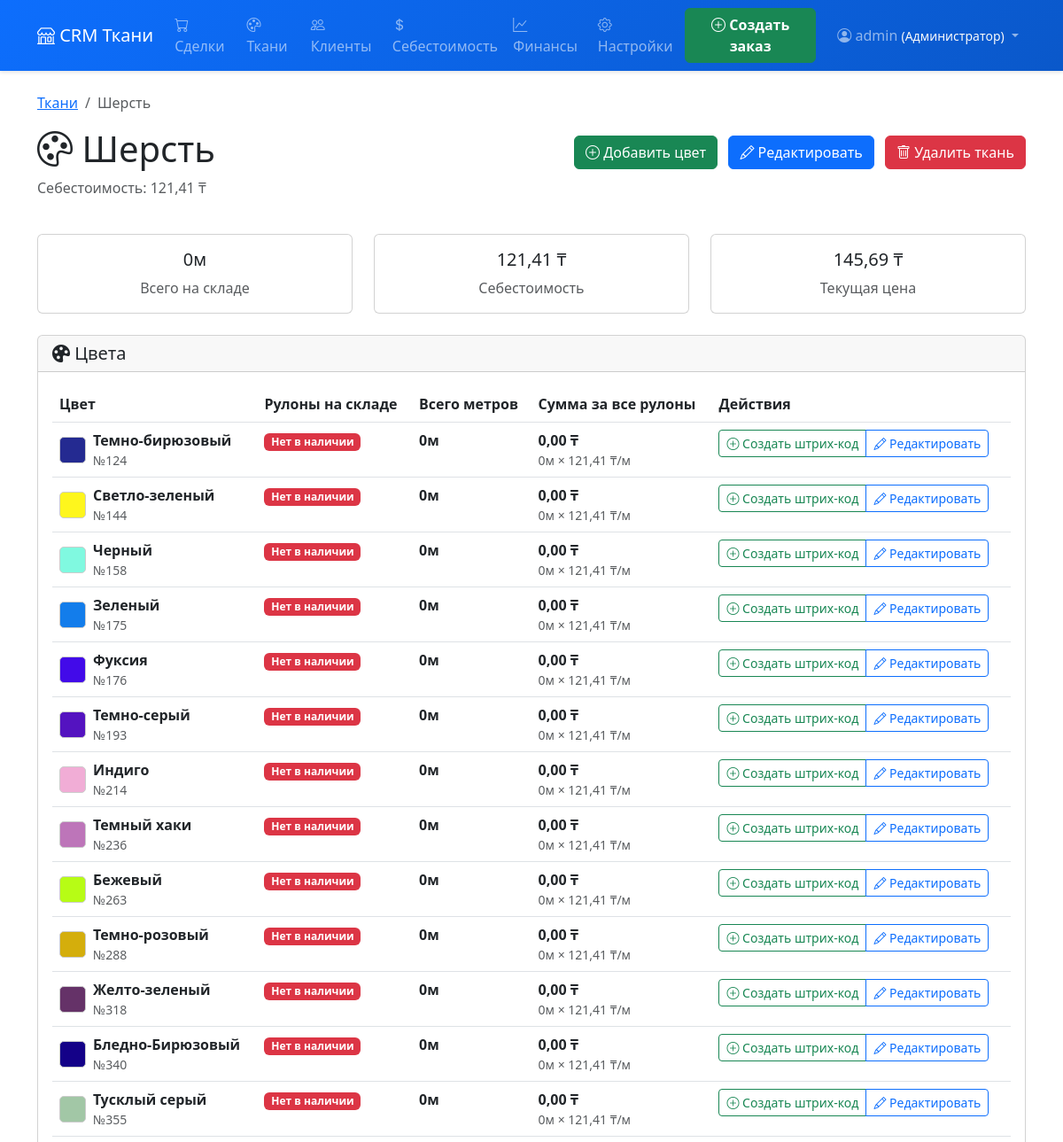
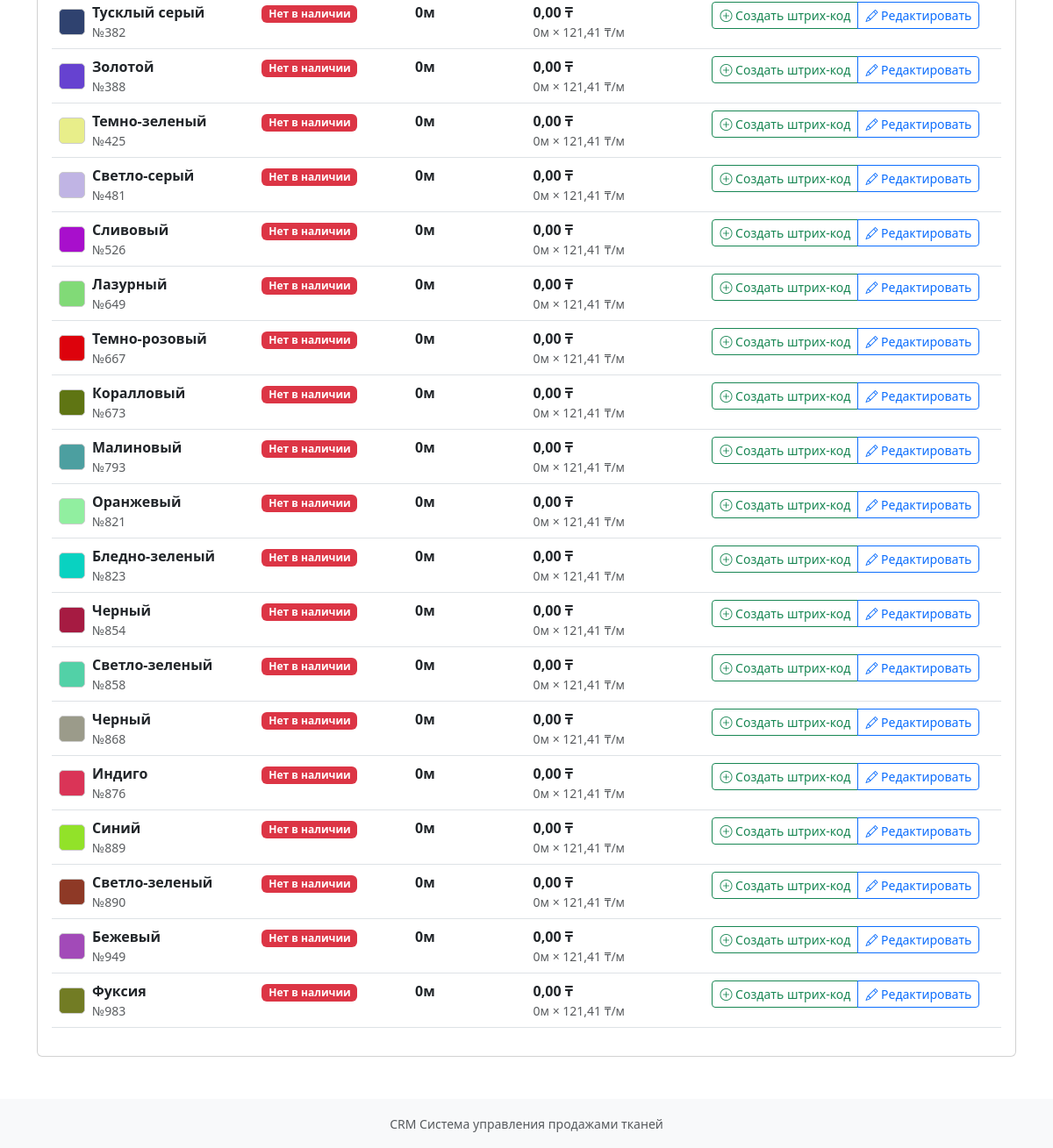
The page /fabrics/7/ (signed in) on the database its author committed (2 pictures, top to bottom).
### core/models.py (models this page shows, shortened)
class UserProfile(models.Model):
    ROLE_CHOICES = [
        ('admin', 'Администратор'),
        ('accountant', 'Бухгалтер'),
        ('warehouse', 'Складовщик')
    ]
    user = models.OneToOneField(User, on_delete=models.CASCADE, verbose_name="Пользователь")
    role = models.CharField(
        max_length=20,
        choices=ROLE_CHOICES,
        verbose_name="Роль"
    )
    class Meta:
        verbose_name = "Профиль пользователя"
        verbose_name_plural = "Профили пользователей"
    @property
    def can_manage_users(self):
        return self.role == 'admin'
    @property
    def can_view_financial_analytics(self):
        return self.role == 'admin'
    @property
    def is_warehouse_only(self):
        return self.role == 'warehouse'

### fabrics/models.py (models this page shows, shortened)
class Fabric(models.Model):
    name = models.CharField(max_length=200, verbose_name="Название ткани")
    description = models.TextField(
        blank=True,
        verbose_name="Описание",
        help_text="Дополнительное описание ткани"
    )
    cost_price = models.DecimalField(
        max_digits=10,
        decimal_places=2,
        verbose_name="Себестоимость",
        help_text="Себестоимость ткани (применяется ко всем цветам)"
    )
    selling_price = models.DecimalField(
        max_digits=10,
        decimal_places=2,
        verbose_name="Цена продажи",
        help_text="Цена, по которой ткань продается клиентам",
        null=True, blank=True
    )
    created_at = models.DateTimeField(auto_now_add=True, verbose_name="Дата создания")
    class Meta:
        verbose_name = "Ткань"
        verbose_name_plural = "Ткани"
        ordering = ['name']
    @property
    def total_width_meters(self):
        total = 0
        for color in self.fabriccolor_set.all():
            total += color.total_width_meters
        return total
    @property
    def total_width_meters_formatted(self):
        total = self.total_width_meters
        if total == 0:
            return "0м"
        formatted = f"{total:.2f}".rstrip('0').rstrip('.')
        return f"{formatted}м"
    @property
    def deals_count(self):
        from deals.models import DealItem
        return DealItem.objects.filter(fabric_color__fabric=self).count()

class FabricColor(models.Model):
    fabric = models.ForeignKey(Fabric, on_delete=models.CASCADE, verbose_name="Ткань")
    color_name = models.CharField(max_length=100, verbose_name="Название цвета")
    color_number = models.CharField(max_length=50, verbose_name="Номер цвета", blank=True)
    color_hex = models.CharField(
        max_length=7,
        verbose_name="HEX код цвета",
        help_text="Цвет для визуального отображения (например, #FF0000)"
    )
    created_at = models.DateTimeField(auto_now_add=True, verbose_name="Дата создания")
    class Meta:
        verbose_name = "Цвет ткани"
        verbose_name_plural = "Цвета тканей"
        unique_together = ['fabric', 'color_number']
        ordering = ['fabric__name', 'color_number']
    @property
    def total_width_meters(self):
        total = FabricRoll.objects.filter(fabric_color=self, is_active=True).aggregate(
            total=models.Sum('width_meters')
        )['total']
        return total or 0
    @property
    def total_width_meters_formatted(self):
        total = self.total_width_meters
        if total == 0:
            return "0м"
        formatted = f"{total:.2f}".rstrip('0').rstrip('.')
        return f"{formatted}м"
    @property
    def active_rolls_simple(self):
        rolls = FabricRoll.objects.filter(fabric_color=self, is_active=True).values_list('width_meters', flat=True).order_by('width_meters')
        return [str(int(roll)) if roll == int(roll) else str(roll) for roll in rolls]
    @property
    def total_value(self):
        return self.total_width_meters * self.fabric.cost_price

### fabrics/views.py (the view)
# urls.py: path('<int:fabric_id>/', views.fabric_detail, name='fabric_detail'),
@login_required
def fabric_detail(request, fabric_id):
    fabric = get_object_or_404(Fabric, id=fabric_id)
    colors_with_rolls = []
    colors_without_rolls = []
    for color in fabric.fabriccolor_set.all():
        has_rolls = FabricRoll.objects.filter(
            fabric_color=color,
            is_active=True
        ).exists()
        if has_rolls:
            colors_with_rolls.append(color)
        else:
            colors_without_rolls.append(color)
    colors_with_rolls.sort(key=lambda x: x.color_number)
    colors_without_rolls.sort(key=lambda x: x.color_number)
    sorted_colors = colors_with_rolls + colors_without_rolls
    context = {
        'fabric': fabric,
        'colors': sorted_colors,
    }
    return render(request, 'fabrics/fabric_detail.html', context)

### deals/templatetags/deal_filters.py (called while the page is built)
@register.filter
def format_price(value):
    if value is None:
        return "0,00"
    try:
        if isinstance(value, str):
            value = float(value.replace(',', '.'))
        else:
            value = float(value)
        formatted = f"{value:.2f}"
        if '.' in formatted:
            integer_part, decimal_part = formatted.split('.')
        else:
            integer_part = formatted
            decimal_part = '00'
        if len(integer_part) > 3:
            groups = []
            for i in range(len(integer_part), 0, -3):
                start = max(0, i - 3)
                groups.insert(0, integer_part[start:i])
            integer_part = ' '.join(groups)
        return f"{integer_part},{decimal_part}"
    except (ValueError, TypeError):
        return "0,00"

### templates/fabrics/fabric_detail.html (shortened to what this page needs)
{% extends 'base.html' %}
{% load deal_filters %}
{% block content %}
<div class="d-flex justify-content-between align-items-center mb-4">
    <div>
        <nav aria-label="breadcrumb">
            <ol class="breadcrumb">
                <li class="breadcrumb-item"><a href="{% url 'fabrics:fabric_list' %}">Ткани</a></li>
                <li class="breadcrumb-item active">{{ fabric.name }}</li>
            </ol>
        </nav>
        <h1><i class="bi bi-palette"></i> {{ fabric.name }}</h1>
        {% if user.userprofile.role == 'admin' %}
            <p class="text-muted">Себестоимость: {{ fabric.cost_price|format_price }} ₸</p>
        {% endif %}
    </div>
    {% if user.userprofile.role == 'admin' %}
        <div>
            <a href="{% url 'fabrics:color_create' fabric.id %}" class="btn btn-success me-2">
                <i class="bi bi-plus-circle"></i> Добавить цвет
            </a>
            <a href="{% url 'fabrics:fabric_edit' fabric.id %}" class="btn btn-primary me-2">
                <i class="bi bi-pencil"></i> Редактировать
            </a>
            <button class="btn btn-danger"
                    data-fabric-id="{{ fabric.id }}"
                    data-fabric-name="{{ fabric.name|escapejs }}"
                    data-deals-count="{{ fabric.deals_count }}"
                    data-colors-count="{{ fabric.fabriccolor_set.count }}"
                    onclick="confirmDeleteFabric(this)">
                <i class="bi bi-trash"></i> Удалить ткань
            </button>
        </div>
    {% endif %}
</div>
<div class="row mb-4">
    <div class="col-md-4">
        <div class="card text-center">
            <div class="card-body">
                <h5 class="card-title">{{ fabric.total_width_meters_formatted }}</h5>
                <p class="card-text text-muted">Всего на складе</p>
            </div>
        </div>
    </div>
    {% if user.userprofile.role == 'admin' %}
        <div class="col-md-4">
            <div class="card text-center">
                <div class="card-body">
                    <h5 class="card-title">{{ fabric.cost_price|format_price }} ₸</h5>
                    <p class="card-text text-muted">Себестоимость</p>
                </div>
            </div>
        </div>
        <div class="col-md-4">
            <div class="card text-center">
                <div class="card-body">
                    <h5 class="card-title">{{ fabric.selling_price|format_price }} ₸</h5>
                    <p class="card-text text-muted">Текущая цена</p>
                </div>
            </div>
        </div>
    {% endif %}
</div>
<div class="card">
    <div class="card-header">
        <h5 class="mb-0"><i class="bi bi-palette-fill"></i> Цвета</h5>
    </div>
    <div class="card-body">
        {% if colors %}
            <div class="table-responsive">
                <table class="table table-hover">
                    <thead>
                        <tr>
                            <th>Цвет</th>
                            <th>Рулоны на складе</th>
                            <th>Всего метров</th>
                            {% if user.userprofile.role == 'admin' %}
                                <th>Сумма за все рулоны</th>
                            {% endif %}
                            <th>Действия</th>
                        </tr>
                    </thead>
                    <tbody>
                        {% for color in colors %}
                            <tr>
                                <td>
                                    <div class="d-flex align-items-center">
                                        <div class="color-cube me-2"
                                             style="width: 30px; height: 30px; background-color: {{ color.color_hex }}; border: 1px solid #ccc; border-radius: 5px;">
                                        </div>
                                        <div>
                                            <strong>{{ color.color_name }}</strong>
                                            <div class="small text-muted">№{{ color.color_number }}</div>
                                        </div>
                                    </div>
                                </td>
                                <td>
                                    {% with rolls=color.active_rolls_simple %}
                                        {% if rolls %}
                                            <div class="d-flex align-items-center">
                                                <span class="badge bg-success me-2">{{ rolls|length }}</span>
                                                <span class="fw-bold">{{ rolls|join:" " }}</span>
                                            </div>
                                        {% else %}
                                            <span class="badge bg-danger">Нет в наличии</span>
                                        {% endif %}
                                    {% endwith %}
                                </td>
                                <td>
                                    <strong>{{ color.total_width_meters_formatted }}</strong>
                                </td>
                                {% if user.userprofile.role == 'admin' %}
                                    <td>
                                        <strong>{{ color.total_value|format_price }} ₸</strong>
                                        <div class="small text-muted">
                                            {{ color.total_width_meters_formatted }} × {{ color.fabric.cost_price|format_price }} ₸/м
                                        </div>
                                    </td>
                                {% endif %}
                                    <td>
                                    <div class="btn-group" role="group">
                                        <a href="{% url 'warehouse:create_barcode' %}?fabric_id={{ fabric.id }}&color_id={{ color.id }}"
                                           class="btn btn-sm btn-outline-success"
                                           title="Создать штрих-код для этого цвета">
                                            <i class="bi bi-plus-circle"></i> Создать штрих-код
                                        </a>
                                        {% if user.userprofile.role == 'admin' %}
                                        <a href="{% url 'fabrics:color_edit' color.id %}" class="btn btn-sm btn-outline-primary">
                                            <i class="bi bi-pencil"></i> Редактировать
                                        </a>
                                        {% endif %}
                                    </div>
                                    </td>
                            </tr>
                        {% endfor %}
                    </tbody>
                </table>
            </div>
        {% endif %}
    </div>
</div>
{% endblock %}

### templates/base.html (shortened to what this page needs)
<!DOCTYPE html>
<html lang="ru">
<head>
    <link href="https://cdn.jsdelivr.net/npm/bootstrap@5.3.0/dist/css/bootstrap.min.css" rel="stylesheet">
    <link href="https://cdn.jsdelivr.net/npm/bootstrap-icons@1.10.0/font/bootstrap-icons.css" rel="stylesheet">
</head>
<body>
    <nav class="navbar navbar-expand-lg navbar-dark" style="background: linear-gradient(135deg, #0d6efd 0%, #0a58ca 100%); box-shadow: 0 2px 4px rgba(0,0,0,0.1);">
        <div class="container">
            <a class="navbar-brand" href="{% url 'core:home' %}">
                <i class="bi bi-shop"></i> CRM Ткани
            </a>
            {% if user.is_authenticated %}
                <div class="collapse navbar-collapse" id="navbarNav">
                    {% if not user.userprofile.is_warehouse_only %}
                        <ul class="navbar-nav me-auto">
                            <li class="nav-item">
                                <a class="nav-link" href="{% url 'deals:deal_list' %}">
                                    <i class="bi bi-cart"></i> Сделки
                                </a>
                            </li>
                            <li class="nav-item">
                                <a class="nav-link" href="{% url 'fabrics:fabric_list' %}">
                                    <i class="bi bi-palette"></i> Ткани
                                </a>
                            </li>
                            <li class="nav-item">
                                <a class="nav-link" href="{% url 'clients:client_list' %}">
                                    <i class="bi bi-people"></i> Клиенты
                                </a>
                            </li>
                            {% if user.userprofile.can_manage_users %}
                                <li class="nav-item">
                                    <a class="nav-link" href="{% url 'finances:set_fabric_cost_price' %}">
                                        <i class="bi bi-currency-dollar"></i> Себестоимость
                                    </a>
                                </li>
                            {% endif %}
                            {% if user.userprofile.can_view_financial_analytics %}
                                <li class="nav-item">
                                    <a class="nav-link" href="{% url 'finances:financial_dashboard' %}">
                                        <i class="bi bi-graph-up"></i> Финансы
                                    </a>
                                </li>
                            {% endif %}
                            {% if user.userprofile.can_manage_users %}
                                <li class="nav-item">
                                    <a class="nav-link" href="{% url 'finances:system_settings' %}">
                                        <i class="bi bi-gear"></i> Настройки
                                    </a>
                                </li>
                            {% endif %}
                        </ul>
                        <a href="{% url 'deals:deal_create' %}" class="btn btn-success me-3" style="font-weight: bold;">
                            <i class="bi bi-plus-circle"></i> Создать заказ
                        </a>
                    {% endif %}
                    <div class="navbar-nav">
                        <div class="nav-item dropdown">
                            <a class="nav-link dropdown-toggle" href="#" role="button" data-bs-toggle="dropdown">
                                <i class="bi bi-person-circle"></i> {{ user.username }}
                                <small class="text-light">({{ user.userprofile.get_role_display }})</small>
                            </a>
                        </div>
                    </div>
                </div>
            {% endif %}
        </div>
    </nav>
    <main class="container mt-4">
        {% block content %}{% endblock %}
    </main>
    <footer class="bg-light mt-5 py-3">
        <div class="container text-center">
            <small class="text-muted">CRM Система управления продажами тканей</small>
        </div>
    </footer>
</body>
</html>

### rows shown on the page
Fabric: name "Шерсть", cost_price "121,41", total_width_meters_formatted "0м", selling_price "145,69"
FabricColor: color_name "Темно-бирюзовый", color_number "124", total_width_meters_formatted "0м", total_value "0,00", fabric.cost_price "121,41"
FabricColor: color_name "Светло-зеленый", color_number "144", total_width_meters_formatted "0м", total_value "0,00", fabric.cost_price "121,41"
FabricColor: color_name "Черный", color_number "158", total_width_meters_formatted "0м", total_value "0,00", fabric.cost_price "121,41"
FabricColor: color_name "Зеленый", color_number "175", total_width_meters_formatted "0м", total_value "0,00", fabric.cost_price "121,41"
FabricColor: color_name "Фуксия", color_number "176", total_width_meters_formatted "0м", total_value "0,00", fabric.cost_price "121,41"
FabricColor: color_name "Темно-серый", color_number "193", total_width_meters_formatted "0м", total_value "0,00", fabric.cost_price "121,41"
FabricColor: color_name "Индиго", color_number "214", total_width_meters_formatted "0м", total_value "0,00", fabric.cost_price "121,41"
FabricColor: color_name "Темный хаки", color_number "236", total_width_meters_formatted "0м", total_value "0,00", fabric.cost_price "121,41"
FabricColor: color_name "Бежевый", color_number "263", total_width_meters_formatted "0м", total_value "0,00", fabric.cost_price "121,41"
FabricColor: color_name "Темно-розовый", color_number "288", total_width_meters_formatted "0м", total_value "0,00", fabric.cost_price "121,41"
FabricColor: color_name "Желто-зеленый", color_number "318", total_width_meters_formatted "0м", total_value "0,00", fabric.cost_price "121,41"
FabricColor: color_name "Бледно-Бирюзовый", color_number "340", total_width_meters_formatted "0м", total_value "0,00", fabric.cost_price "121,41"
FabricColor: color_name "Тусклый серый", color_number "355", total_width_meters_formatted "0м", total_value "0,00", fabric.cost_price "121,41"
FabricColor: color_name "Тусклый серый", color_number "382", total_width_meters_formatted "0м", total_value "0,00", fabric.cost_price "121,41"
FabricColor: color_name "Золотой", color_number "388", total_width_meters_formatted "0м", total_value "0,00", fabric.cost_price "121,41"
FabricColor: color_name "Темно-зеленый", color_number "425", total_width_meters_formatted "0м", total_value "0,00", fabric.cost_price "121,41"
FabricColor: color_name "Светло-серый", color_number "481", total_width_meters_formatted "0м", total_value "0,00", fabric.cost_price "121,41"
FabricColor: color_name "Сливовый", color_number "526", total_width_meters_formatted "0м", total_value "0,00", fabric.cost_price "121,41"
FabricColor: color_name "Лазурный", color_number "649", total_width_meters_formatted "0м", total_value "0,00", fabric.cost_price "121,41"
FabricColor: color_name "Темно-розовый", color_number "667", total_width_meters_formatted "0м", total_value "0,00", fabric.cost_price "121,41"
FabricColor: color_name "Коралловый", color_number "673", total_width_meters_formatted "0м", total_value "0,00", fabric.cost_price "121,41"
FabricColor: color_name "Малиновый", color_number "793", total_width_meters_formatted "0м", total_value "0,00", fabric.cost_price "121,41"
FabricColor: color_name "Оранжевый", color_number "821", total_width_meters_formatted "0м", total_value "0,00", fabric.cost_price "121,41"
FabricColor: color_name "Бледно-зеленый", color_number "823", total_width_meters_formatted "0м", total_value "0,00", fabric.cost_price "121,41"
FabricColor: color_name "Черный", color_number "854", total_width_meters_formatted "0м", total_value "0,00", fabric.cost_price "121,41"
FabricColor: color_name "Светло-зеленый", color_number "858", total_width_meters_formatted "0м", total_value "0,00", fabric.cost_price "121,41"
FabricColor: color_name "Черный", color_number "868", total_width_meters_formatted "0м", total_value "0,00", fabric.cost_price "121,41"
FabricColor: color_name "Индиго", color_number "876", total_width_meters_formatted "0м", total_value "0,00", fabric.cost_price "121,41"
FabricColor: color_name "Синий", color_number "889", total_width_meters_formatted "0м", total_value "0,00", fabric.cost_price "121,41"
FabricColor: color_name "Светло-зеленый", color_number "890", total_width_meters_formatted "0м", total_value "0,00", fabric.cost_price "121,41"
FabricColor: color_name "Бежевый", color_number "949", total_width_meters_formatted "0м", total_value "0,00", fabric.cost_price "121,41"
FabricColor: color_name "Фуксия", color_number "983", total_width_meters_formatted "0м", total_value "0,00", fabric.cost_price "121,41"

### other values the page prints
{{ user.username }} "admin"
{{ user.userprofile.get_role_display }} "Администратор"
